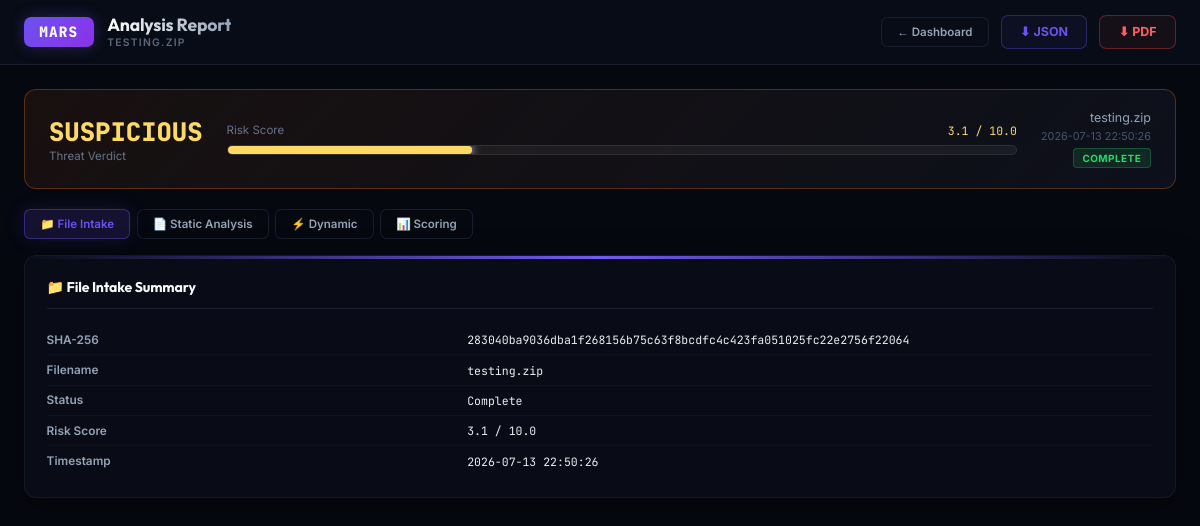
The page /report/78 on the database its author committed.
### database/models.py (models this page shows)
class AnalysisHistory(Base):
    __tablename__ = "analysis_history"
    id = Column(Integer, primary_key=True, index=True)
    sha256_hash = Column(String, index=True, nullable=False)
    analysis_id = Column(String, nullable=True)
    filename = Column(String, nullable=False)
    timestamp = Column(DateTime, default=datetime.datetime.now)
    status = Column(String, default="Queued") # Queued, Processing, Complete, Failed
    risk_score = Column(Integer, nullable=True)

### main.py (the view)
@app.get("/report/{id_or_sha256}")
async def read_report(request: Request, id_or_sha256: str):
    sha256, analysis_id, record = _resolve_run_details(id_or_sha256)
    if not record:
        if len(id_or_sha256) == 64:
            sha256 = id_or_sha256.lower()
        else:
            return HTMLResponse("<h1>Analysis Record Not Found</h1>", status_code=404)
    report_data = {}
    dossier = None
    if analysis_id:
        dossier = os.path.join("workspace", "reports", f"{analysis_id}_Report.json")
    if not dossier or not os.path.exists(dossier):
        dossier = os.path.join(DOSSIERS_DIR, f"{sha256}_dossier.json")
    if os.path.exists(dossier):
        try:
            with open(dossier) as fh:
                report_data = json.load(fh)
                report_data['static_analysis'] = report_data.get('Static_Analysis_Results', {})
                report_data['dynamic_analysis'] = report_data.get('Dynamic_Analysis_Results', {})
                report_data['threat_scoring'] = report_data.get('Scoring_Results', {})
                report_data['metadata'] = report_data.get('Analysis_Summary', {})
        except Exception:
            pass
    with _sessions_lock:
        mem_sess = _sessions.get(sha256, {})
    pcap_exists = os.path.exists(os.path.join(PCAPS_DIR, f"{sha256}_traffic.pcap"))
    ext_dir = os.path.join(EXTRACTED_DIR, sha256)
    extracted_files = []
    if os.path.isdir(ext_dir):
        extracted_files = [f for f in os.listdir(ext_dir) if os.path.isfile(os.path.join(ext_dir, f))]
    return templates.TemplateResponse(
        request=request,
        name="report.html",
        context={
            "record":          record,
            "report_data":     report_data,
            "mem_sess":        mem_sess,
            "pcap_exists":     pcap_exists,
            "extracted_files": extracted_files,
        },
    )

### web/templates/report.html (shortened to what this page needs)
<!DOCTYPE html>
<html lang="en">
<head>
<link rel="stylesheet" href="/static/css/tailwind.css">
</head>
<body>
<header style="padding:.85rem 1.5rem;">
  <div class="logo-container">
    <div class="logo-badge">MARS</div>
    <div>
      <h1 class="logo-title" style="font-size:1.1rem;">Analysis Report</h1>
      <p class="logo-subtitle">{{ record.filename }}</p>
    </div>
  </div>
  <div style="display:flex;align-items:center;gap:.75rem;">
    <a href="/" style="padding:.45rem .95rem;border-radius:.4rem;border:1px solid hsl(var(--border));color:hsl(var(--text-muted));text-decoration:none;font-size:.72rem;font-weight:600;transition:all .15s ease;">← Dashboard</a>
    <a href="/download/report/json/{{ record.sha256_hash }}" class="dl-btn dl-btn-json" download>⬇ JSON</a>
    <a href="/download/report/pdf/{{ record.sha256_hash }}" class="dl-btn dl-btn-pdf" download>⬇ PDF</a>
  </div>
</header>
<div class="container">
  {% set score_f = (record.risk_score / 10.0) if record.risk_score is not none else 0 %}
  {% set verdict = 'MALICIOUS' if score_f >= 7.5 else 'HIGH RISK' if score_f >= 5.0 else 'SUSPICIOUS' if score_f >= 3.0 else 'CLEAN' %}
  {% set v_class = 'verdict-malicious' if score_f >= 7.5 else 'verdict-highrisk' if score_f >= 5.0 else 'verdict-suspicious' if score_f >= 3.0 else 'verdict-clean' %}
  {% set v_color = '#ff4444' if score_f >= 7.5 else '#ff9500' if score_f >= 5.0 else '#ffd966' if score_f >= 3.0 else '#4ade80' %}
  <div class="verdict-banner {{ v_class }}">
    <div>
      <div style="font-size:1.6rem;font-weight:800;font-family:var(--font-mono);color:{{ v_color }};">{{ verdict }}</div>
      <div style="font-size:.72rem;color:#64748b;">Threat Verdict</div>
    </div>
    <div style="flex:1;">
      <div style="display:flex;justify-content:space-between;font-size:.72rem;color:#64748b;margin-bottom:.4rem;">
        <span>Risk Score</span><span style="font-family:var(--font-mono);color:{{ v_color }};">{{ '%.1f'|format(score_f) }} / 10.0</span>
      </div>
      <div class="gauge-track"><div class="gauge-fill" style="width:{{ score_f*10 }}%;background:{{ v_color }};"></div></div>
    </div>
    <div style="text-align:right;">
      <div style="font-size:.78rem;color:#94a3b8;margin-bottom:.25rem;">{{ record.filename }}</div>
      <div style="font-size:.68rem;color:#475569;">{{ record.timestamp.strftime('%Y-%m-%d %H:%M:%S') if record.timestamp else 'N/A' }}</div>
      <span class="badge badge-{{ record.status.lower() }}" style="margin-top:.35rem;">{{ record.status }}</span>
    </div>
  </div>
  <div class="section-tabs">
    <button class="stab active" onclick="switchTab('intake')">📁 File Intake</button>
    <button class="stab" onclick="switchTab('static')">📄 Static Analysis</button>
    <button class="stab" onclick="switchTab('dynamic')">⚡ Dynamic</button>
    <button class="stab" onclick="switchTab('scoring')">📊 Scoring</button>
  </div>
  <div class="section-panel active" id="tab-intake">
    <div class="card">
      <div class="card-title">📁 File Intake Summary</div>
      {% if report_data and report_data.get('metadata') %}
        {% for k, v in report_data.metadata.items() %}
        <div class="kv-row"><div class="kv-key">{{ k }}</div><div class="kv-val">{{ v }}</div></div>
        {% endfor %}
      {% elif mem_sess and mem_sess.get('results_store', {}).get('Intake') %}
        {% for k, v in mem_sess.results_store.Intake.items() %}
        <div class="kv-row"><div class="kv-key">{{ k }}</div><div class="kv-val">{{ v }}</div></div>
        {% endfor %}
      {% else %}
        <div class="kv-row"><div class="kv-key">SHA-256</div><div class="kv-val">{{ record.sha256_hash }}</div></div>
        <div class="kv-row"><div class="kv-key">Filename</div><div class="kv-val">{{ record.filename }}</div></div>
        <div class="kv-row"><div class="kv-key">Status</div><div class="kv-val">{{ record.status }}</div></div>
        <div class="kv-row"><div class="kv-key">Risk Score</div><div class="kv-val">{{ '%.1f'|format(score_f) }} / 10.0</div></div>
        <div class="kv-row"><div class="kv-key">Timestamp</div><div class="kv-val">{{ record.timestamp.strftime('%Y-%m-%d %H:%M:%S') if record.timestamp else 'N/A' }}</div></div>
      {% endif %}
    </div>
  </div>
</div>
</body>
</html>

### rows shown on the page
AnalysisHistory: filename "TESTING.ZIP", filename "testing.zip", timestamp "2026-07-13 22:50:26", status "COMPLETE", sha256_hash "283040ba9036dba1f268156b75c63f8bcdfc4c423fa051025fc22e2756f22064", status "Complete"

### other values the page prints
{{ verdict }} "SUSPICIOUS"
{{ '%.1f'|format(score_f) }} "3.1"
